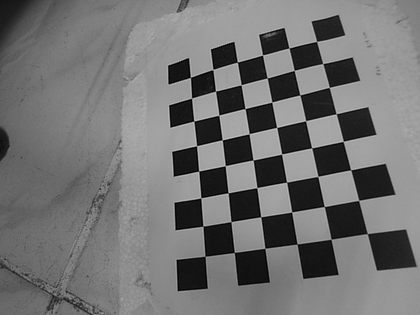
%> input picture A2/img3.png, 420 x 315 px, shrunk from 640 x 480 before the run
$ octave main_script.m   (GNU Octave 9; MATLAB toolbox functions it lacks are replaced by stand-ins)
%> lines starting %> are read from the running program, lines starting %| are printed output that depends on the picture
%Read the images.
image1 = imread('img3.png');
%> image1 is the input picture: size 315x420 uint8; min 0, max 197, mean 114.1
image2 = imread('img4.png');
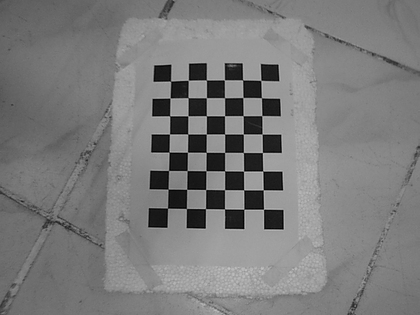
%> input picture A2/img4.png, 420 x 315 px, shrunk from 640 x 480 before the run
%> image2 is the input picture: size 315x420 uint8; min 0, max 200, mean 123
image3 = imread('img5.png');
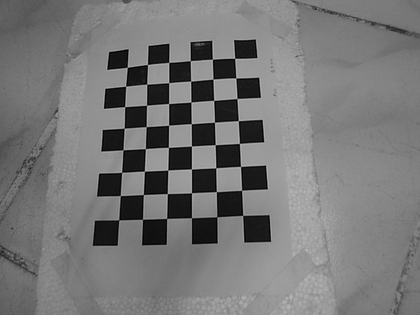
%> input picture A2/img5.png, 420 x 315 px, shrunk from 640 x 480 before the run
%> image3 is the input picture: size 315x420 uint8; min 0, max 194, mean 119

%Detect the corners of the checkerboard images.
%> (the run ends here)
